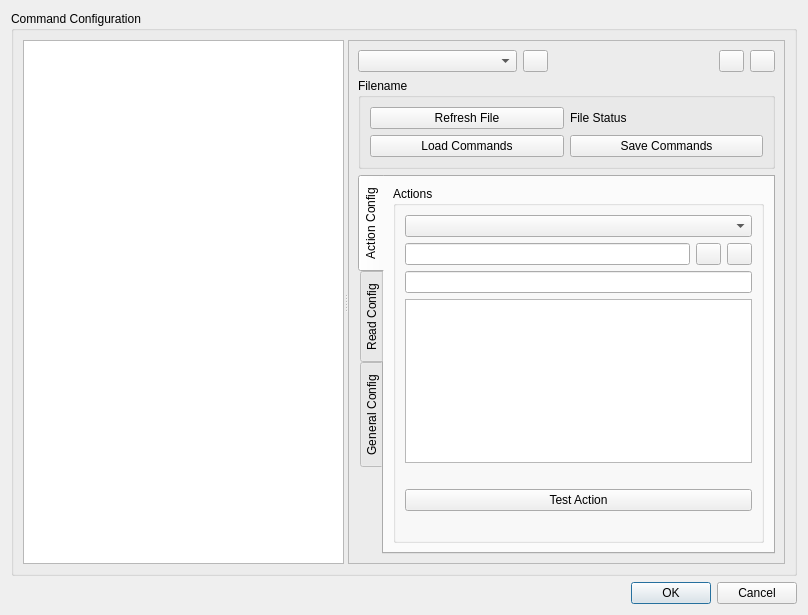
<?xml version="1.0" encoding="UTF-8"?>
<ui version="4.0">
 <class>Dialog_CCD</class>
 <widget class="QDialog" name="Dialog_CCD">
  <property name="geometry">
   <rect>
    <x>0</x>
    <y>0</y>
    <width>808</width>
    <height>615</height>
   </rect>
  </property>
  <property name="windowTitle">
   <string>Command Configuration Dialog</string>
  </property>
  <layout class="QVBoxLayout" name="verticalLayout">
   <item>
    <widget class="QGroupBox" name="groupBox_CCD">
     <property name="title">
      <string>Command Configuration</string>
     </property>
     <layout class="QGridLayout" name="gridLayout">
      <item row="0" column="0">
       <widget class="QSplitter" name="splitter">
        <property name="orientation">
         <enum>Qt::Horizontal</enum>
        </property>
        <widget class="QTableWidget" name="tableWidget_CCD"/>
        <widget class="QFrame" name="frame_CCD">
         <property name="frameShape">
          <enum>QFrame::StyledPanel</enum>
         </property>
         <property name="frameShadow">
          <enum>QFrame::Raised</enum>
         </property>
         <layout class="QVBoxLayout" name="verticalLayout_2">
          <item>
           <layout class="QHBoxLayout" name="horizontalLayout">
            <item>
             <widget class="QComboBox" name="comboBox_CCD_interface"/>
            </item>
            <item>
             <widget class="QPushButton" name="pushButton_CCD_Force_Interface">
              <property name="maximumSize">
               <size>
                <width>25</width>
                <height>25</height>
               </size>
              </property>
              <property name="text">
               <string/>
              </property>
              <property name="icon">
               <iconset>
                <normaloff>img/Actions-arrow-up-icon.png</normaloff>img/Actions-arrow-up-icon.png</iconset>
              </property>
             </widget>
            </item>
            <item>
             <widget class="QLabel" name="label_CCD_interfaceName">
              <property name="text">
               <string/>
              </property>
             </widget>
            </item>
            <item>
             <widget class="QPushButton" name="pushButton_CCD_AddInterface">
              <property name="maximumSize">
               <size>
                <width>25</width>
                <height>16777215</height>
               </size>
              </property>
              <property name="toolTip">
               <string>Add new or clone interface</string>
              </property>
              <property name="text">
               <string/>
              </property>
              <property name="icon">
               <iconset>
                <normaloff>img/Plus-icon.png</normaloff>img/Plus-icon.png</iconset>
              </property>
             </widget>
            </item>
            <item>
             <widget class="QPushButton" name="pushButton_CCD_DelInterface">
              <property name="maximumSize">
               <size>
                <width>25</width>
                <height>16777215</height>
               </size>
              </property>
              <property name="toolTip">
               <string>To delete the interface set interfaceName to DELETE</string>
              </property>
              <property name="text">
               <string/>
              </property>
              <property name="icon">
               <iconset>
                <normaloff>img/Actions-process-stop-icon.png</normaloff>img/Actions-process-stop-icon.png</iconset>
              </property>
             </widget>
            </item>
           </layout>
          </item>
          <item>
           <widget class="QGroupBox" name="groupBox_CCD_actionFiles">
            <property name="title">
             <string>Filename</string>
            </property>
            <layout class="QGridLayout" name="gridLayout_2">
             <item row="0" column="1">
              <widget class="QLabel" name="label_CCD_Command_Filestatus">
               <property name="text">
                <string>File Status</string>
               </property>
              </widget>
             </item>
             <item row="1" column="0">
              <widget class="QPushButton" name="pushButton_CCD_Load_Commands">
               <property name="text">
                <string>Load Commands</string>
               </property>
               <property name="icon">
                <iconset>
                 <normaloff>img/open-file-icon.png</normaloff>img/open-file-icon.png</iconset>
               </property>
              </widget>
             </item>
             <item row="1" column="1">
              <widget class="QPushButton" name="pushButton_CCD_Save_Commands">
               <property name="text">
                <string>Save Commands</string>
               </property>
               <property name="icon">
                <iconset>
                 <normaloff>img/Save-as-icon.png</normaloff>img/Save-as-icon.png</iconset>
               </property>
              </widget>
             </item>
             <item row="0" column="0">
              <widget class="QPushButton" name="pushButton_CCD_Refresh_Commands_File">
               <property name="toolTip">
                <string>Reloads information in file to the GUI if it changed manually</string>
               </property>
               <property name="text">
                <string>Refresh File</string>
               </property>
              </widget>
             </item>
            </layout>
           </widget>
          </item>
          <item>
           <widget class="QTabWidget" name="tabWidget_CCD_configs">
            <property name="maximumSize">
             <size>
              <width>500</width>
              <height>16777215</height>
             </size>
            </property>
            <property name="tabPosition">
             <enum>QTabWidget::West</enum>
            </property>
            <property name="currentIndex">
             <number>0</number>
            </property>
            <widget class="QWidget" name="tab_CCD_ActionConfig">
             <attribute name="title">
              <string>Action Config</string>
             </attribute>
             <layout class="QGridLayout" name="gridLayout_3">
              <item row="1" column="0">
               <widget class="QGroupBox" name="groupBox_CCD_actionChanges">
                <property name="toolTip">
                 <string>No command Leave empty 
{param} replaces the parameter param with the value given
Example: &lt;X{x}&gt; will return X20.3 when parameter 'x'=20.3
{actionName} will replace the action Format of the same interface 
{actionName(interfaceId)} will replace the action Format of the specified interface id 
{char(##)} #in decimal or {char(0x##)} #in hexadecimal will replace the special character in utf-8 
example: {char(0x18)} is ctrl+x
[] optional must contain parameters in {} to be taken in count 
example: test[ X{x}] when param 'x'='_x' will return &quot;test X_x&quot;. When no parameter given returns 'test'
example: test[ X] When no parameter given returns 'test'
[opt1{param}]||[opt2{param}] &quot;or&quot; to select between options 
example: [X{X}]||[X{x}] will return X5 if either parameter 'x' or 'X' are 5, first find has priority (X in this case). Will not return anything if no X or x parameters are defined.
[&amp;&amp;(N)] at least parameters for N optional sets must be present  
example: [&amp;&amp;(1)][X{X}]||[X{x}] will return missing parameter error if X and x are not defined
example: [&amp;&amp;(1)][X{X}][Y{Y}] will return missing parameter error if at least 1 of them is not defined.
separate commands with 
 for multiple commands per command</string>
                </property>
                <property name="title">
                 <string>Actions</string>
                </property>
                <layout class="QVBoxLayout" name="verticalLayout_5">
                 <item>
                  <widget class="QComboBox" name="comboBox_CCD_action"/>
                 </item>
                 <item>
                  <layout class="QHBoxLayout" name="horizontalLayout_2">
                   <item>
                    <widget class="QLineEdit" name="lineEdit_CCD_action">
                     <property name="toolTip">
                      <string>action Name Field</string>
                     </property>
                    </widget>
                   </item>
                   <item>
                    <widget class="QPushButton" name="pushButton_CCD_actionAdd">
                     <property name="maximumSize">
                      <size>
                       <width>25</width>
                       <height>25</height>
                      </size>
                     </property>
                     <property name="toolTip">
                      <string>Add new action or Replace format in action</string>
                     </property>
                     <property name="text">
                      <string/>
                     </property>
                     <property name="icon">
                      <iconset>
                       <normaloff>img/add-icon.png</normaloff>img/add-icon.png</iconset>
                     </property>
                    </widget>
                   </item>
                   <item>
                    <widget class="QPushButton" name="pushButton_CCD_actionDel">
                     <property name="maximumSize">
                      <size>
                       <width>25</width>
                       <height>25</height>
                      </size>
                     </property>
                     <property name="toolTip">
                      <string>Delete action or clear format in action</string>
                     </property>
                     <property name="text">
                      <string/>
                     </property>
                     <property name="icon">
                      <iconset>
                       <normaloff>img/math-minus-icon.png</normaloff>img/math-minus-icon.png</iconset>
                     </property>
                    </widget>
                   </item>
                  </layout>
                 </item>
                 <item>
                  <widget class="QLineEdit" name="lineEdit_CCD_Format">
                   <property name="toolTip">
                    <string>Format Field</string>
                   </property>
                  </widget>
                 </item>
                 <item>
                  <widget class="QTableWidget" name="tableWidget_CCD_actionParam">
                   <property name="toolTip">
                    <string>Parameters of Format</string>
                   </property>
                  </widget>
                 </item>
                 <item>
                  <widget class="QLabel" name="label_CCD_testResultFormat">
                   <property name="toolTip">
                    <string>Format interpretation</string>
                   </property>
                   <property name="text">
                    <string/>
                   </property>
                  </widget>
                 </item>
                 <item>
                  <widget class="QPushButton" name="pushButton_CCD_actionTest">
                   <property name="toolTip">
                    <string>Press me to test with different parameter value on table.</string>
                   </property>
                   <property name="text">
                    <string>Test Action</string>
                   </property>
                  </widget>
                 </item>
                 <item>
                  <widget class="QLabel" name="label_CCD_testResult">
                   <property name="toolTip">
                    <string>Gcode interpretation Result</string>
                   </property>
                   <property name="text">
                    <string/>
                   </property>
                  </widget>
                 </item>
                </layout>
               </widget>
              </item>
             </layout>
            </widget>
            <widget class="QWidget" name="tab_CCD_ReadConfig">
             <attribute name="title">
              <string>Read Config</string>
             </attribute>
             <layout class="QVBoxLayout" name="verticalLayout_3">
              <item>
               <widget class="QGroupBox" name="groupBox_CCD_readChanges">
                <property name="maximumSize">
                 <size>
                  <width>600</width>
                  <height>16777215</height>
                 </size>
                </property>
                <property name="toolTip">
                 <string>Read Configuration from *.rccfg file.
Interfaces must contain the same number and matching Ids of the ones defined in each .cccfg .rccfg and .iccfg
in this file will store regex configurations for matching the read interface responses.
Each interface has its own format to report data as positions,temperatures
All actions in this file will be read in the read routine and the matching parameters will be returned in a dictionary.
Regex pattern code is given inside the following r'code_to_match' else interpreted as string
Incorrect regex code will not get data from the device interface response. check the correct regular expression in https://pythex.org/
[#{param}] include the match group number as integer and the parameter to store it in the dictionary.
example: &lt;r'XPos:([+-]?[0-9]*[.][0-9]+)'[1{Xpos}]&gt; will match the pattern in r'' and set Xpos parameter to the first matching value.
Any read parameters are stored in a dictionary. You can call this parameters from loops.
Required parameters to be found to read: ACK,STATUS or STATE_XYZ,XPOS,YPOS,ZPOS
Unrecognized commands and errors will be printed in the log
</string>
                </property>
                <property name="title">
                 <string>Read actions</string>
                </property>
                <layout class="QVBoxLayout" name="verticalLayout_4">
                 <item>
                  <widget class="QComboBox" name="comboBox_CCD_readaction"/>
                 </item>
                 <item>
                  <layout class="QHBoxLayout" name="horizontalLayout_3">
                   <item>
                    <widget class="QLineEdit" name="lineEdit_CCD_readaction">
                     <property name="toolTip">
                      <string>Read action Name Field</string>
                     </property>
                    </widget>
                   </item>
                   <item>
                    <widget class="QPushButton" name="pushButton_CCD_readactionAdd">
                     <property name="maximumSize">
                      <size>
                       <width>25</width>
                       <height>25</height>
                      </size>
                     </property>
                     <property name="toolTip">
                      <string>Add new Read action or Replace format in action</string>
                     </property>
                     <property name="text">
                      <string/>
                     </property>
                     <property name="icon">
                      <iconset>
                       <normaloff>img/add-icon.png</normaloff>img/add-icon.png</iconset>
                     </property>
                    </widget>
                   </item>
                   <item>
                    <widget class="QPushButton" name="pushButton_CCD_readactionDel">
                     <property name="maximumSize">
                      <size>
                       <width>25</width>
                       <height>25</height>
                      </size>
                     </property>
                     <property name="toolTip">
                      <string>Delete Read action or clear format in action</string>
                     </property>
                     <property name="text">
                      <string/>
                     </property>
                     <property name="icon">
                      <iconset>
                       <normaloff>img/math-minus-icon.png</normaloff>img/math-minus-icon.png</iconset>
                     </property>
                    </widget>
                   </item>
                  </layout>
                 </item>
                 <item>
                  <widget class="QLineEdit" name="lineEdit_CCD_readFormat">
                   <property name="sizePolicy">
                    <sizepolicy hsizetype="MinimumExpanding" vsizetype="Fixed">
                     <horstretch>0</horstretch>
                     <verstretch>0</verstretch>
                    </sizepolicy>
                   </property>
                   <property name="toolTip">
                    <string>Format Field in regex r' ' delimited</string>
                   </property>
                  </widget>
                 </item>
                 <item>
                  <widget class="Line" name="line">
                   <property name="sizePolicy">
                    <sizepolicy hsizetype="Maximum" vsizetype="Fixed">
                     <horstretch>0</horstretch>
                     <verstretch>0</verstretch>
                    </sizepolicy>
                   </property>
                   <property name="orientation">
                    <enum>Qt::Horizontal</enum>
                   </property>
                  </widget>
                 </item>
                 <item>
                  <widget class="QLineEdit" name="lineEdit_CCD_testRead_text">
                   <property name="sizePolicy">
                    <sizepolicy hsizetype="MinimumExpanding" vsizetype="Fixed">
                     <horstretch>0</horstretch>
                     <verstretch>0</verstretch>
                    </sizepolicy>
                   </property>
                   <property name="toolTip">
                    <string>type here a machine response to test the read command</string>
                   </property>
                  </widget>
                 </item>
                 <item>
                  <widget class="QTableWidget" name="tableWidget_CCD_readactionParam">
                   <property name="toolTip">
                    <string>Parameters of Format</string>
                   </property>
                  </widget>
                 </item>
                 <item>
                  <widget class="QLabel" name="label_CCD_testreadResultFormat">
                   <property name="toolTip">
                    <string>test Text interpretation Result</string>
                   </property>
                   <property name="text">
                    <string/>
                   </property>
                  </widget>
                 </item>
                 <item>
                  <widget class="QPushButton" name="pushButton_CCD_readactionTest">
                   <property name="toolTip">
                    <string>Do all action tests including or replacing the test format in the read sequence.
        Read sequence is the same as in the file order. 
        When is a new Read action then is executed after all the others.</string>
                   </property>
                   <property name="text">
                    <string>Test Action</string>
                   </property>
                  </widget>
                 </item>
                 <item>
                  <widget class="QLabel" name="label_CCD_testreadResult">
                   <property name="toolTip">
                    <string>All Read process interpretation Result</string>
                   </property>
                   <property name="text">
                    <string/>
                   </property>
                  </widget>
                 </item>
                </layout>
               </widget>
              </item>
             </layout>
            </widget>
            <widget class="QWidget" name="tab_CCD_GeneralConfig">
             <attribute name="title">
              <string>General Config</string>
             </attribute>
             <layout class="QVBoxLayout" name="verticalLayout_7">
              <item>
               <widget class="QGroupBox" name="groupBox_CCD_IntChanges">
                <property name="toolTip">
                 <string/>
                </property>
                <property name="title">
                 <string>General Configuration</string>
                </property>
                <layout class="QVBoxLayout" name="verticalLayout_6">
                 <item>
                  <widget class="QComboBox" name="comboBox_CCD_Intaction"/>
                 </item>
                 <item>
                  <layout class="QHBoxLayout" name="horizontalLayout_4">
                   <item>
                    <widget class="QLineEdit" name="lineEdit_CCD_Intaction">
                     <property name="toolTip">
                      <string>action Name Field</string>
                     </property>
                    </widget>
                   </item>
                   <item>
                    <widget class="QPushButton" name="pushButton_CCD_IntactionAdd">
                     <property name="maximumSize">
                      <size>
                       <width>25</width>
                       <height>25</height>
                      </size>
                     </property>
                     <property name="toolTip">
                      <string>Add new action or Replace format in action</string>
                     </property>
                     <property name="text">
                      <string/>
                     </property>
                     <property name="icon">
                      <iconset>
                       <normaloff>img/add-icon.png</normaloff>img/add-icon.png</iconset>
                     </property>
                    </widget>
                   </item>
                   <item>
                    <widget class="QPushButton" name="pushButton_CCD_IntactionDel">
                     <property name="maximumSize">
                      <size>
                       <width>25</width>
                       <height>25</height>
                      </size>
                     </property>
                     <property name="toolTip">
                      <string>Delete action or clear format in action</string>
                     </property>
                     <property name="text">
                      <string/>
                     </property>
                     <property name="icon">
                      <iconset>
                       <normaloff>img/math-minus-icon.png</normaloff>img/math-minus-icon.png</iconset>
                     </property>
                    </widget>
                   </item>
                  </layout>
                 </item>
                 <item>
                  <widget class="QLineEdit" name="lineEdit_CCD_IntFormat">
                   <property name="toolTip">
                    <string>Format Field</string>
                   </property>
                  </widget>
                 </item>
                 <item>
                  <widget class="QComboBox" name="comboBox_CCD_Inttype">
                   <property name="toolTip">
                    <string>Here the type for the configuration. If defined makes type check</string>
                   </property>
                  </widget>
                 </item>
                 <item>
                  <widget class="QLabel" name="label_CCD_testIntResultFormat">
                   <property name="toolTip">
                    <string>Format interpretation</string>
                   </property>
                   <property name="text">
                    <string/>
                   </property>
                  </widget>
                 </item>
                 <item>
                  <widget class="QPushButton" name="pushButton_CCD_IntactionTest">
                   <property name="toolTip">
                    <string>Press me to test with different parameter value on table.</string>
                   </property>
                   <property name="text">
                    <string>Test Action</string>
                   </property>
                  </widget>
                 </item>
                 <item>
                  <widget class="QLabel" name="label_CCD_testIntResult">
                   <property name="toolTip">
                    <string>Gcode interpretation Result</string>
                   </property>
                   <property name="text">
                    <string/>
                   </property>
                  </widget>
                 </item>
                </layout>
               </widget>
              </item>
             </layout>
            </widget>
           </widget>
          </item>
         </layout>
        </widget>
       </widget>
      </item>
     </layout>
    </widget>
   </item>
   <item>
    <widget class="QDialogButtonBox" name="buttonBox">
     <property name="orientation">
      <enum>Qt::Horizontal</enum>
     </property>
     <property name="standardButtons">
      <set>QDialogButtonBox::Cancel|QDialogButtonBox::Ok</set>
     </property>
    </widget>
   </item>
  </layout>
 </widget>
 <resources/>
 <connections>
  <connection>
   <sender>buttonBox</sender>
   <signal>accepted()</signal>
   <receiver>Dialog_CCD</receiver>
   <slot>accept()</slot>
   <hints>
    <hint type="sourcelabel">
     <x>248</x>
     <y>254</y>
    </hint>
    <hint type="destinationlabel">
     <x>157</x>
     <y>274</y>
    </hint>
   </hints>
  </connection>
  <connection>
   <sender>buttonBox</sender>
   <signal>rejected()</signal>
   <receiver>Dialog_CCD</receiver>
   <slot>reject()</slot>
   <hints>
    <hint type="sourcelabel">
     <x>316</x>
     <y>260</y>
    </hint>
    <hint type="destinationlabel">
     <x>286</x>
     <y>274</y>
    </hint>
   </hints>
  </connection>
 </connections>
</ui>
